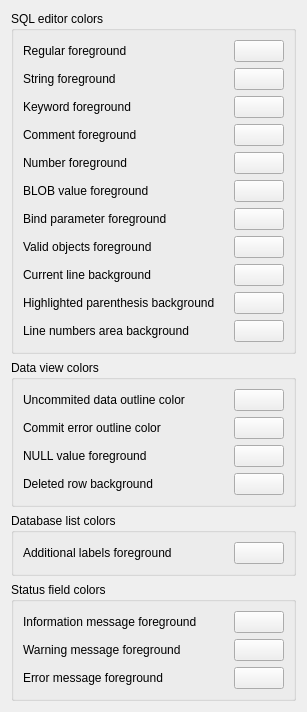
             <widget class="QWidget" name="colorsWidget">
              <property name="geometry">
               <rect>
                <x>0</x>
                <y>0</y>
                <width>307</width>
                <height>666</height>
               </rect>
              </property>
              <layout class="QVBoxLayout" name="verticalLayout_12">
               <item>
                <widget class="QGroupBox" name="sqlEditorColorsGroup">
                 <property name="title">
                  <string>SQL editor colors</string>
                 </property>
                 <layout class="QGridLayout" name="gridLayout_3">
                  <item row="14" column="0">
                   <widget class="QLabel" name="sqlEditorCurrLineBgLabel">
                    <property name="text">
                     <string>Current line background</string>
                    </property>
                   </widget>
                  </item>
                  <item row="5" column="0">
                   <widget class="QLabel" name="sqlEditorStringFgLabel">
                    <property name="toolTip">
                     <string>&lt;p&gt;SQL strings are enclosed with single quote characters.&lt;/p&gt;</string>
                    </property>
                    <property name="text">
                     <string>String foreground</string>
                    </property>
                   </widget>
                  </item>
                  <item row="6" column="1">
                   <widget class="ColorButton" name="sqlEditorKeywordFgButton">
                    <property name="maximumSize">
                     <size>
                      <width>50</width>
                      <height>16777215</height>
                     </size>
                    </property>
                    <property name="statusTip">
                     <string>Colors.SqlEditorKeywordFg</string>
                    </property>
                    <property name="text">
                     <string/>
                    </property>
                   </widget>
                  </item>
                  <item row="5" column="1">
                   <widget class="ColorButton" name="sqlEditorStringFgButton">
                    <property name="maximumSize">
                     <size>
                      <width>50</width>
                      <height>16777215</height>
                     </size>
                    </property>
                    <property name="statusTip">
                     <string>Colors.SqlEditorStringFg</string>
                    </property>
                    <property name="text">
                     <string/>
                    </property>
                   </widget>
                  </item>
                  <item row="9" column="1">
                   <widget class="ColorButton" name="sqlEditorCommentFgButton">
                    <property name="maximumSize">
                     <size>
                      <width>50</width>
                      <height>16777215</height>
                     </size>
                    </property>
                    <property name="statusTip">
                     <string>Colors.SqlEditorCommentFg</string>
                    </property>
                    <property name="text">
                     <string/>
                    </property>
                   </widget>
                  </item>
                  <item row="4" column="1">
                   <widget class="ColorButton" name="sqlEditorRegularFgButton">
                    <property name="maximumSize">
                     <size>
                      <width>50</width>
                      <height>16777215</height>
                     </size>
                    </property>
                    <property name="statusTip">
                     <string>Colors.SqlEditorForeground</string>
                    </property>
                    <property name="text">
                     <string/>
                    </property>
                   </widget>
                  </item>
                  <item row="14" column="1">
                   <widget class="ColorButton" name="sqlEditorCurrLineBgButton">
                    <property name="maximumSize">
                     <size>
                      <width>50</width>
                      <height>16777215</height>
                     </size>
                    </property>
                    <property name="statusTip">
                     <string>Colors.SqlEditorCurrentLineBg</string>
                    </property>
                    <property name="text">
                     <string/>
                    </property>
                   </widget>
                  </item>
                  <item row="16" column="1">
                   <widget class="ColorButton" name="sqlEditorLineNumAreaBgButton">
                    <property name="maximumSize">
                     <size>
                      <width>50</width>
                      <height>16777215</height>
                     </size>
                    </property>
                    <property name="statusTip">
                     <string>Colors.SqlEditorLineNumAreaBg</string>
                    </property>
                    <property name="text">
                     <string/>
                    </property>
                   </widget>
                  </item>
                  <item row="12" column="0">
                   <widget class="QLabel" name="sqlEditorBindParamFgLabel">
                    <property name="toolTip">
                     <string>&lt;p&gt;Bind parameters are placeholders for values yet to be provided by the user. They have one of the forms:&lt;/p&gt;&lt;ul&gt;&lt;li&gt;:param_name&lt;/li&gt;&lt;li&gt;$param_name&lt;/li&gt;&lt;li&gt;@param_name&lt;/li&gt;&lt;li&gt;?&lt;/li&gt;&lt;/ul&gt;</string>
                    </property>
                    <property name="text">
                     <string>Bind parameter foreground</string>
                    </property>
                   </widget>
                  </item>
                  <item row="15" column="1">
                   <widget class="ColorButton" name="sqlEditorParBgButton">
                    <property name="maximumSize">
                     <size>
                      <width>50</width>
                      <height>16777215</height>
                     </size>
                    </property>
                    <property name="statusTip">
                     <string>Colors.SqlEditorParenthesisBg</string>
                    </property>
                    <property name="text">
                     <string/>
                    </property>
                   </widget>
                  </item>
                  <item row="15" column="0">
                   <widget class="QLabel" name="sqlEditorParBgLabel">
                    <property name="text">
                     <string>Highlighted parenthesis background</string>
                    </property>
                   </widget>
                  </item>
                  <item row="11" column="0">
                   <widget class="QLabel" name="sqlEditorBlobFgLabel">
                    <property name="toolTip">
                     <string>&lt;p&gt;BLOB values are binary values represented as hexadecimal numbers, like:&lt;/p&gt;&lt;ul&gt;&lt;li&gt;X'12B4'&lt;/li&gt;&lt;li&gt;x'46A2F4'&lt;/li&gt;&lt;/ul&gt;</string>
                    </property>
                    <property name="text">
                     <string>BLOB value foreground</string>
                    </property>
                   </widget>
                  </item>
                  <item row="4" column="0">
                   <widget class="QLabel" name="sqlEditorRegularFgLabel">
                    <property name="text">
                     <string>Regular foreground</string>
                    </property>
                   </widget>
                  </item>
                  <item row="16" column="0">
                   <widget class="QLabel" name="sqlEditorLineNumAreaBgLabel">
                    <property name="text">
                     <string>Line numbers area background</string>
                    </property>
                   </widget>
                  </item>
                  <item row="11" column="1">
                   <widget class="ColorButton" name="sqlEditorBlobFgButton">
                    <property name="maximumSize">
                     <size>
                      <width>50</width>
                      <height>16777215</height>
                     </size>
                    </property>
                    <property name="statusTip">
                     <string>Colors.SqlEditorBlobFg</string>
                    </property>
                    <property name="text">
                     <string/>
                    </property>
                   </widget>
                  </item>
                  <item row="6" column="0">
                   <widget class="QLabel" name="sqlEditorKeywordFgLabel">
                    <property name="text">
                     <string>Keyword foreground</string>
                    </property>
                   </widget>
                  </item>
                  <item row="10" column="0">
                   <widget class="QLabel" name="sqlEditorNumberFgLabel">
                    <property name="toolTip">
                     <string>&lt;p&gt;Bind parameters are placeholders for values yet to be provided by the user. They have one of the forms:&lt;/p&gt;&lt;ul&gt;&lt;li&gt;:param_name&lt;/li&gt;&lt;li&gt;$param_name&lt;/li&gt;&lt;li&gt;@param_name&lt;/li&gt;&lt;li&gt;?&lt;/li&gt;&lt;/ul&gt;</string>
                    </property>
                    <property name="text">
                     <string>Number foreground</string>
                    </property>
                   </widget>
                  </item>
                  <item row="9" column="0">
                   <widget class="QLabel" name="sqlEditorCommentFgLabel">
                    <property name="toolTip">
                     <string>&lt;p&gt;Bind parameters are placeholders for values yet to be provided by the user. They have one of the forms:&lt;/p&gt;&lt;ul&gt;&lt;li&gt;:param_name&lt;/li&gt;&lt;li&gt;$param_name&lt;/li&gt;&lt;li&gt;@param_name&lt;/li&gt;&lt;li&gt;?&lt;/li&gt;&lt;/ul&gt;</string>
                    </property>
                    <property name="text">
                     <string>Comment foreground</string>
                    </property>
                   </widget>
                  </item>
                  <item row="10" column="1">
                   <widget class="ColorButton" name="sqlEditorNumberFgButton">
                    <property name="maximumSize">
                     <size>
                      <width>50</width>
                      <height>16777215</height>
                     </size>
                    </property>
                    <property name="statusTip">
                     <string>Colors.SqlEditorNumberFg</string>
                    </property>
                    <property name="text">
                     <string/>
                    </property>
                   </widget>
                  </item>
                  <item row="12" column="1">
                   <widget class="ColorButton" name="sqlEditorBindParamFgButton">
                    <property name="maximumSize">
                     <size>
                      <width>50</width>
                      <height>16777215</height>
                     </size>
                    </property>
                    <property name="statusTip">
                     <string>Colors.SqlEditorBindParamFg</string>
                    </property>
                    <property name="text">
                     <string/>
                    </property>
                   </widget>
                  </item>
                  <item row="13" column="0">
                   <widget class="QLabel" name="sqlEditorValidObjectsLabel">
                    <property name="toolTip">
                     <string>&lt;p&gt;Valid objects are name of tables, indexes, triggers, or views that exist in the SQLite database.&lt;/p&gt;</string>
                    </property>
                    <property name="text">
                     <string>Valid objects foreground</string>
                    </property>
                   </widget>
                  </item>
                  <item row="13" column="1">
                   <widget class="ColorButton" name="sqlEditorValidObjectsButton">
                    <property name="maximumSize">
                     <size>
                      <width>50</width>
                      <height>16777215</height>
                     </size>
                    </property>
                    <property name="statusTip">
                     <string>Colors.SqlEditorValidObject</string>
                    </property>
                    <property name="text">
                     <string/>
                    </property>
                   </widget>
                  </item>
                 </layout>
                </widget>
               </item>
               <item>
                <widget class="QGroupBox" name="dataViewGroup">
                 <property name="title">
                  <string>Data view colors</string>
                 </property>
                 <layout class="QGridLayout" name="gridLayout_6">
                  <item row="0" column="0">
                   <widget class="QLabel" name="dataViewUncommitedLabel">
                    <property name="toolTip">
                     <string>&lt;p&gt;Any data changes will be outlined with this color, until they're commited to the database.&lt;/p&gt;</string>
                    </property>
                    <property name="text">
                     <string>Uncommited data outline color</string>
                    </property>
                   </widget>
                  </item>
                  <item row="0" column="1">
                   <widget class="ColorButton" name="dataViewUncommitedButton">
                    <property name="maximumSize">
                     <size>
                      <width>50</width>
                      <height>16777215</height>
                     </size>
                    </property>
                    <property name="statusTip">
                     <string>Colors.DataUncommited</string>
                    </property>
                    <property name="text">
                     <string/>
                    </property>
                   </widget>
                  </item>
                  <item row="1" column="0">
                   <widget class="QLabel" name="dataViewErrorLabel">
                    <property name="toolTip">
                     <string>&lt;p&gt;In case of error while commiting data changes, the problematic cell will be outlined with this color.&lt;/p&gt;</string>
                    </property>
                    <property name="text">
                     <string>Commit error outline color</string>
                    </property>
                   </widget>
                  </item>
                  <item row="1" column="1">
                   <widget class="ColorButton" name="dataViewErrorButton">
                    <property name="maximumSize">
                     <size>
                      <width>50</width>
                      <height>16777215</height>
                     </size>
                    </property>
                    <property name="statusTip">
                     <string>Colors.DataUncommitedError</string>
                    </property>
                    <property name="text">
                     <string/>
                    </property>
                   </widget>
                  </item>
                  <item row="2" column="0">
                   <widget class="QLabel" name="dataViewNullFgLabel">
                    <property name="text">
                     <string>NULL value foreground</string>
                    </property>
                   </widget>
                  </item>
                  <item row="2" column="1">
                   <widget class="ColorButton" name="dataViewNullFgButton">
                    <property name="maximumSize">
                     <size>
                      <width>50</width>
                      <height>16777215</height>
                     </size>
                    </property>
                    <property name="statusTip">
                     <string>Colors.DataNullFg</string>
                    </property>
                    <property name="text">
                     <string/>
                    </property>
                   </widget>
                  </item>
                  <item row="3" column="0">
                   <widget class="QLabel" name="dataViewDeletedRowBgLabel">
                    <property name="text">
                     <string>Deleted row background</string>
                    </property>
                   </widget>
                  </item>
                  <item row="3" column="1">
                   <widget class="ColorButton" name="dataViewDeletedRowBgButton">
                    <property name="maximumSize">
                     <size>
                      <width>50</width>
                      <height>16777215</height>
                     </size>
                    </property>
                    <property name="statusTip">
                     <string>Colors.DataDeletedBg</string>
                    </property>
                    <property name="text">
                     <string/>
                    </property>
                   </widget>
                  </item>
                 </layout>
                </widget>
               </item>
               <item>
                <widget class="QGroupBox" name="dbTreeGroup">
                 <property name="title">
                  <string>Database list colors</string>
                 </property>
                 <layout class="QGridLayout" name="gridLayout_9">
                  <item row="0" column="0">
                   <widget class="QLabel" name="dbTreeLabelsLabel">
                    <property name="toolTip">
                     <string>&lt;p&gt;Additional labels are those which tell you SQLite version, number of objects deeper in the tree, etc.&lt;/p&gt;</string>
                    </property>
                    <property name="text">
                     <string>Additional labels foreground</string>
                    </property>
                   </widget>
                  </item>
                  <item row="0" column="1">
                   <widget class="ColorButton" name="dbTreeLabelsButton">
                    <property name="maximumSize">
                     <size>
                      <width>50</width>
                      <height>16777215</height>
                     </size>
                    </property>
                    <property name="statusTip">
                     <string>Colors.DbTreeLabelsFg</string>
                    </property>
                    <property name="text">
                     <string/>
                    </property>
                   </widget>
                  </item>
                 </layout>
                </widget>
               </item>
               <item>
                <widget class="QGroupBox" name="statusFieldGroup">
                 <property name="title">
                  <string>Status field colors</string>
                 </property>
                 <layout class="QGridLayout" name="gridLayout_10">
                  <item row="0" column="0">
                   <widget class="QLabel" name="statusFieldInfoLabel">
                    <property name="text">
                     <string>Information message foreground</string>
                    </property>
                   </widget>
                  </item>
                  <item row="0" column="1">
                   <widget class="ColorButton" name="statusFieldInfoButton">
                    <property name="maximumSize">
                     <size>
                      <width>50</width>
                      <height>16777215</height>
                     </size>
                    </property>
                    <property name="statusTip">
                     <string>Colors.StatusFieldInfoFg</string>
                    </property>
                    <property name="text">
                     <string/>
                    </property>
                   </widget>
                  </item>
                  <item row="1" column="0">
                   <widget class="QLabel" name="statusFieldWarnLabel">
                    <property name="text">
                     <string>Warning message foreground</string>
                    </property>
                   </widget>
                  </item>
                  <item row="1" column="1">
                   <widget class="ColorButton" name="statusFieldWarnButton">
                    <property name="maximumSize">
                     <size>
                      <width>50</width>
                      <height>16777215</height>
                     </size>
                    </property>
                    <property name="statusTip">
                     <string>Colors.StatusFieldWarnFg</string>
                    </property>
                    <property name="text">
                     <string/>
                    </property>
                   </widget>
                  </item>
                  <item row="2" column="0">
                   <widget class="QLabel" name="statusFieldErrorLabel">
                    <property name="text">
                     <string>Error message foreground</string>
                    </property>
                   </widget>
                  </item>
                  <item row="2" column="1">
                   <widget class="ColorButton" name="statusFieldErrorButton">
                    <property name="maximumSize">
                     <size>
                      <width>50</width>
                      <height>16777215</height>
                     </size>
                    </property>
                    <property name="statusTip">
                     <string>Colors.StatusFieldErrorFg</string>
                    </property>
                    <property name="text">
                     <string/>
                    </property>
                   </widget>
                  </item>
                 </layout>
                </widget>
               </item>
               <item>
                <spacer name="verticalSpacer_3">
                 <property name="orientation">
                  <enum>Qt::Vertical</enum>
                 </property>
                 <property name="sizeHint" stdset="0">
                  <size>
                   <width>20</width>
                   <height>40</height>
                  </size>
                 </property>
                </spacer>
               </item>
              </layout>
             </widget>
